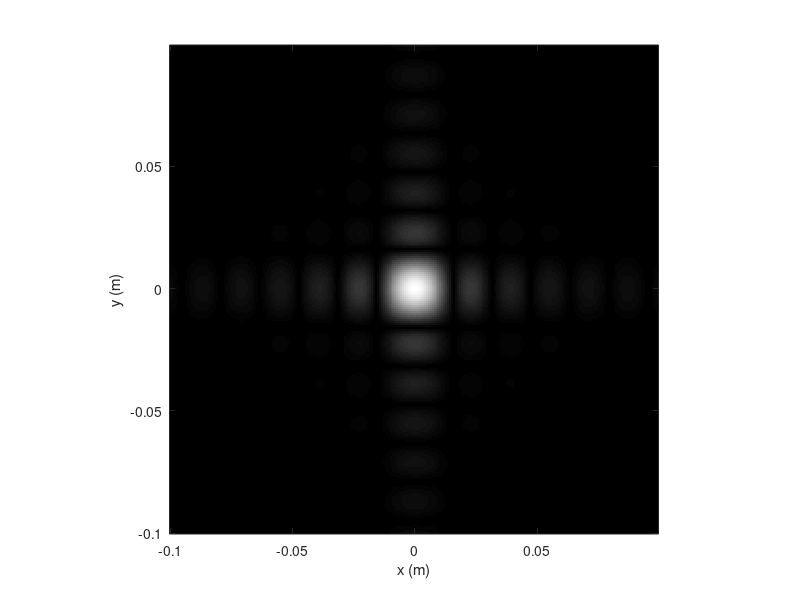
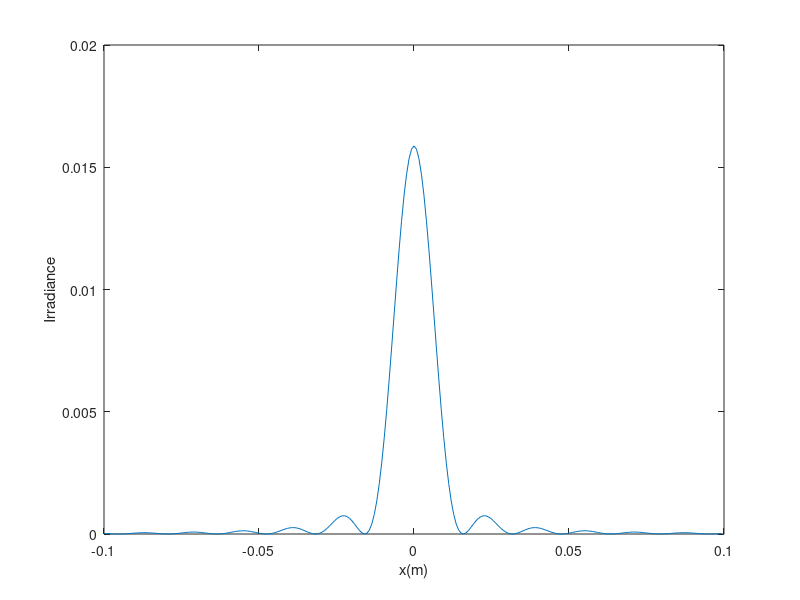

The MATLAB source for these figures, in order:
%fraun_circ - Fraunhofer irradiance plot

L=0.2; %side length (m)
M=250; %# samples
dx=L/M; %sample interval
x=-L/2:dx:L/2-dx; y=x; %coords
[X,Y]=meshgrid(x,y);

w=1e-3; %x half-width
lambda=0.635e-6;%wavelength
z=50; %prop distance
k=2*pi/lambda; %wavenumber
lz=lambda*z;

%irradiance
I2=(4*w^2/lz)^2.* (sinc(2*w/lz*X).* sinc(2*w/lz*Y)).^2;

figure(1) %irradiance image
imagesc(x,y,nthroot(I2,2));
xlabel('x (m)'); ylabel('y (m)');
colormap('gray');
axis square;
axis xy;

figure(2) %x-axis profile
plot(x,I2(M/2+1,:));
xlabel('x(m)'); ylabel('Irradiance');